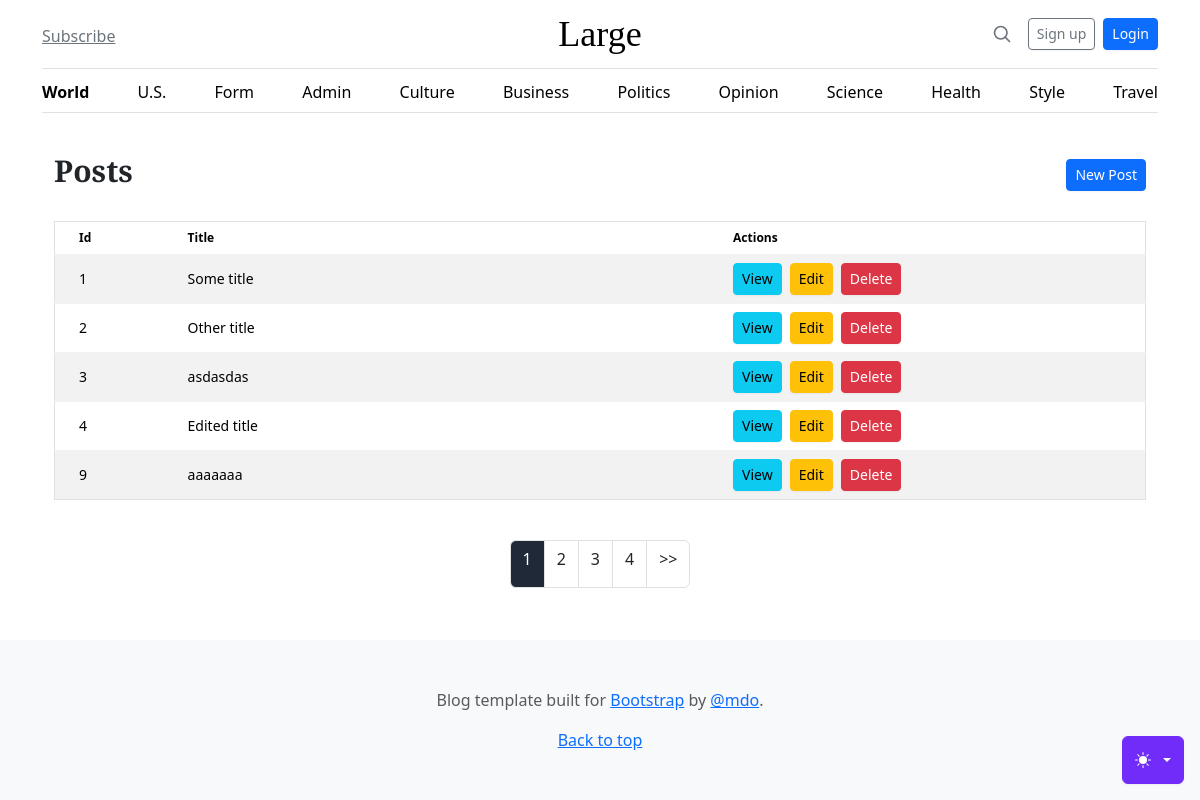
Screenshot of /admin/posts with the database file from the repository.
### tables this page shows
CREATE TABLE posts
(
    id    integer
        constraint posts_pk
            primary key autoincrement,
    title text not null,
    body  text not null
);

### helpers.php (called while the page is built, shortened)
<?php
function view($viewName, $vars=[]){
    extract($vars);
    include __DIR__ . "/views/$viewName.php";
}

### src/Controllers/PostsController.php (called while the page is built, shortened)
<?php
class PostsController
{
    public function index() {
        $perPage = 5;
        $currentPage = isset($_GET['page']) ? (int)$_GET['page'] : 1;
        $offset = ($currentPage - 1) * $perPage;
        $posts = Post::paginate($perPage, $offset);
        view('posts/index', compact('posts', 'currentPage', 'totalPages'));
    }
}

### src/DB.php (called while the page is built, shortened)
<?php
class DB
{
    private $conn;
    public function __construct()
    {
        try {
            $this->conn = new PDO('sqlite:' . __DIR__ . '/../db.sqlite');
            $this->conn->setAttribute(PDO::ATTR_ERRMODE, PDO::ERRMODE_EXCEPTION);
        } catch (PDOException $e) {
            echo "Connection failed: " . $e->getMessage();
        }
    }
    public function prepare($sql)
    {
        return $this->conn->prepare($sql);
    }
}

### src/Models/Post.php (called while the page is built, shortened)
<?php
class Post extends Model {
    public static $table = 'posts';
    public static function paginate($limit, $offset) {
        $db = new DB();
        $stmt = $db->prepare("SELECT * FROM " . self::$table . " LIMIT :limit OFFSET :offset");
        $stmt->bindValue(':limit', $limit, \PDO::PARAM_INT);
        $stmt->bindValue(':offset', $offset, \PDO::PARAM_INT);
        $stmt->execute();
        return $stmt->fetchAll(\PDO::FETCH_CLASS, self::class);
    }
}

### views/posts/index.php (the view, shortened to what this page needs)
<main class="container mx-auto p-4">
    <div class="flex justify-between items-center mb-4">
        <h1 class="text-3xl font-bold">Posts</h1>
        <a class="btn btn-primary btn-sm flex items-center justify-center transition duration-300 ease-in-out transform hover:scale-105" href="/admin/posts/create">New Post</a>
    </div>
    <div class="overflow-x-auto">
        <table class="table w-full table-striped border border-gray-300">
            <thead class="bg-gray-200">
                <tr>
                    <th class="px-4 py-2 w-1/12">Id</th>
                    <th class="px-4 py-2 w-5/12">Title</th>
                    <th class="px-4 py-2 w-4/12">Actions</th>
                </tr>
            </thead>
            <tbody>
                <?php foreach ($posts as $post): ?>
                    <tr class="border-b">
                        <td class="px-4 py-2"><?= $post->id ?></td>
                        <td class="px-4 py-2"><?= $post->title ?></td>
                        <td class="px-4 py-2">
                            <div class="flex space-x-2">
                                <a class="btn btn-info flex btn-sm items-center justify-center transition duration-300 ease-in-out transform hover:scale-105" href="/posts/show?id=<?= $post->id ?>">View</a>
                                <a class="btn btn-warning btn-sm flex items-center justify-center transition duration-300 ease-in-out transform hover:scale-105" href="/admin/posts/edit?id=<?= $post->id ?>">Edit</a>
                                <a class="btn btn-danger btn-sm flex items-center justify-center transition duration-300 ease-in-out transform hover:scale-105" href="/admin/posts/delete?id=<?= $post->id ?>">Delete</a>
                            </div>
                        </td>
                    </tr>
                <?php endforeach ?>
            </tbody>
        </table>
    </div>
    <div class="mt-4">
    <?php include __DIR__ . '/../partials/pagination.php'; ?>
    </div>
</main>

### public/blog.css (style rules this page uses)
h1, h2, h3, h4, h5, h6 { font-family: "Playfair Display", Georgia, "Times New Roman", serif; }

### rows the page displays
posts: id "1", title "Some title"
posts: id "2", title "Other title"
posts: id "3", title "asdasdas"
posts: id "4", title "Edited title"
posts: id "9", title "aaaaaaa"
